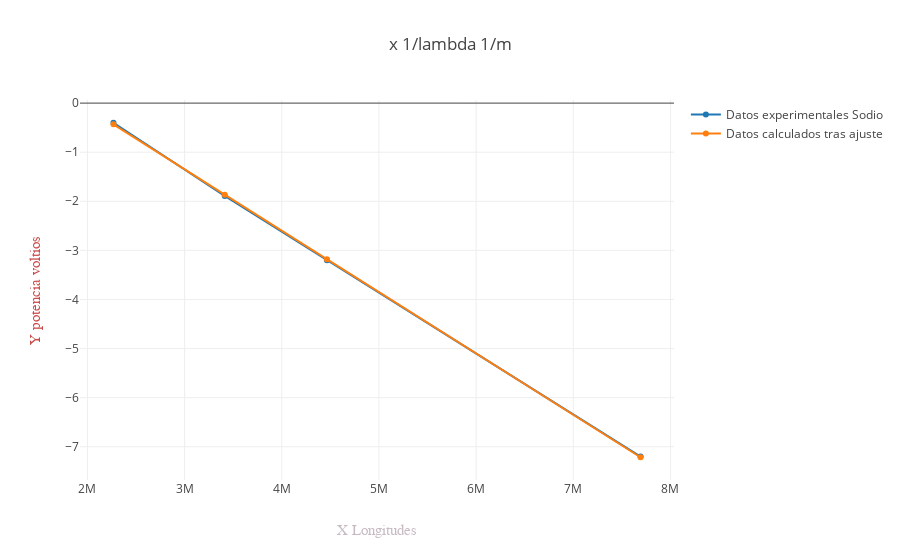

Source (notebook cell):
### Code cell
datos = [
  { x: inversa_de_longitudes_de_onda_sodio, y: voltajes_medidos_sodio,  name: 'Datos experimentales Sodio' }, 
  { x: inversa_de_longitudes_de_onda_sodio, y: voltajes_de_frenado_calculados_sodio, name: 'Datos calculados tras ajuste' }

];
var layout = {
  title: 'x 1/lambda 1/m',
  xaxis: { title: 'X Longitudes',
    titlefont: { family: 'Courier, monospace', size: 15, color: '#c8bac2' }
  },
  yaxis: { 
      title: 'Y= potencia voltios', 
     titlefont: { family: 'Arial', size: 15, color: '#c94c4c' }
  }
};
Plotly(datos, layout);

### Figure 1 — Plotly figure (JSON) as saved in the notebook; plotly's stock layout.template omitted (floating-point values rounded to 4 significant figures)
{"data": [{"x": [7692000.0, 4464000.0, 3413000.0, 2268000.0], "y": [-7.2, -3.2, -1.89, -0.4], "name": "Datos experimentales Sodio"}, {"x": [7692000.0, 4464000.0, 3413000.0, 2268000.0], "y": [-7.214, -3.179, -1.865, -0.4327], "name": "Datos calculados tras ajuste"}], "layout": {"title": "x 1/lambda 1/m", "xaxis": {"title": "X Longitudes", "titlefont": {"family": "Courier, monospace", "size": 15, "color": "#c8bac2"}}, "yaxis": {"title": "Y potencia voltios", "titlefont": {"family": "Arial", "size": 15, "color": "#c94c4c"}}}}
